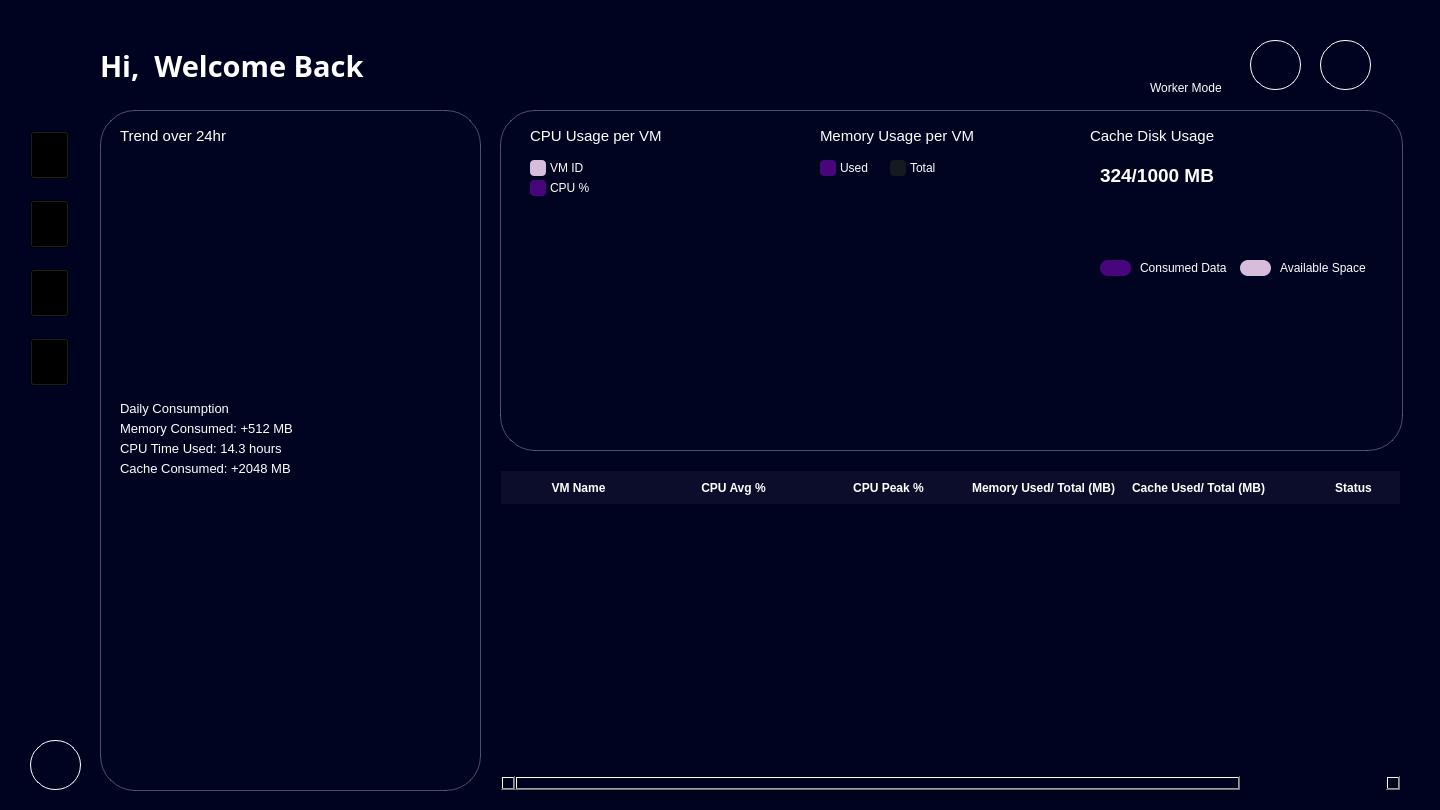
<?xml version="1.0" encoding="UTF-8"?>
<ui version="4.0">
 <class>usage_dash</class>
 <widget class="QMainWindow" name="usage_dash">
  <property name="geometry">
   <rect>
    <x>0</x>
    <y>0</y>
    <width>1440</width>
    <height>810</height>
   </rect>
  </property>
  <property name="minimumSize">
   <size>
    <width>1440</width>
    <height>810</height>
   </size>
  </property>
  <property name="maximumSize">
   <size>
    <width>1440</width>
    <height>810</height>
   </size>
  </property>
  <property name="windowTitle">
   <string>CrowdCloud</string>
  </property>
  <widget class="QWidget" name="centralwidget">
   <property name="enabled">
    <bool>true</bool>
   </property>
   <property name="minimumSize">
    <size>
     <width>1440</width>
     <height>810</height>
    </size>
   </property>
   <property name="maximumSize">
    <size>
     <width>1440</width>
     <height>810</height>
    </size>
   </property>
   <property name="styleSheet">
    <string notr="true">background-color: rgb(0, 3, 31);</string>
   </property>
   <widget class="QWidget" name="horizontalLayoutWidget">
    <property name="geometry">
     <rect>
      <x>0</x>
      <y>0</y>
      <width>2</width>
      <height>2</height>
     </rect>
    </property>
    <layout class="QHBoxLayout" name="horizontalLayout"/>
   </widget>
   <widget class="QLabel" name="logo">
    <property name="geometry">
     <rect>
      <x>30</x>
      <y>40</y>
      <width>52</width>
      <height>41</height>
     </rect>
    </property>
    <property name="autoFillBackground">
     <bool>false</bool>
    </property>
    <property name="styleSheet">
     <string notr="true">background: transparent;</string>
    </property>
    <property name="text">
     <string/>
    </property>
    <property name="pixmap">
     <pixmap>../../../../../../../Downloads/signup1logo.svg</pixmap>
    </property>
   </widget>
   <widget class="QLabel" name="welcome_label">
    <property name="geometry">
     <rect>
      <x>100</x>
      <y>50</y>
      <width>461</width>
      <height>31</height>
     </rect>
    </property>
    <property name="font">
     <font>
      <family>Century Gothic</family>
      <pointsize>22</pointsize>
      <weight>75</weight>
      <bold>true</bold>
     </font>
    </property>
    <property name="styleSheet">
     <string notr="true">background: transparent;
color: white;

</string>
    </property>
    <property name="text">
     <string>Hi,  Welcome Back</string>
    </property>
   </widget>
   <widget class="QLabel" name="cpu_usage">
    <property name="geometry">
     <rect>
      <x>530</x>
      <y>120</y>
      <width>141</width>
      <height>31</height>
     </rect>
    </property>
    <property name="font">
     <font>
      <family>Segoe UI</family>
      <pointsize>11</pointsize>
      <weight>50</weight>
      <bold>false</bold>
     </font>
    </property>
    <property name="styleSheet">
     <string notr="true">color: white;
background: transparent;

</string>
    </property>
    <property name="text">
     <string>CPU Usage per VM</string>
    </property>
   </widget>
   <widget class="QLabel" name="usage_con">
    <property name="geometry">
     <rect>
      <x>500</x>
      <y>110</y>
      <width>903</width>
      <height>341</height>
     </rect>
    </property>
    <property name="styleSheet">
     <string notr="true">QLabel {
	background-color: rgba(20, 20, 50, 10);
    border: 1px solid rgba(255, 255, 255, 0.3);
    border-radius: 35px;
    padding: 8px;
    color: white;
    font-family: &quot;Segoe UI&quot;;
    font-size: 13px;
}

QLabel:focus {
    border: 1px solid #7D5FFF;
    box-shadow: 0px 0px 8px #7D5FFF;
}
</string>
    </property>
    <property name="text">
     <string/>
    </property>
   </widget>
   <widget class="QWidget" name="verticalLayoutWidget">
    <property name="geometry">
     <rect>
      <x>30</x>
      <y>110</y>
      <width>43</width>
      <height>301</height>
     </rect>
    </property>
    <layout class="QVBoxLayout" name="verticalLayout">
     <property name="spacing">
      <number>0</number>
     </property>
     <item>
      <widget class="QToolButton" name="dash_bt">
       <property name="sizePolicy">
        <sizepolicy hsizetype="Fixed" vsizetype="Fixed">
         <horstretch>15</horstretch>
         <verstretch>15</verstretch>
        </sizepolicy>
       </property>
       <property name="styleSheet">
        <string notr="true">background: transparent;</string>
       </property>
       <property name="text">
        <string/>
       </property>
       <property name="icon">
        <iconset>
         <normaloff>../../../../../Downloads/dashboard.png</normaloff>../../../../../Downloads/dashboard.png</iconset>
       </property>
       <property name="iconSize">
        <size>
         <width>31</width>
         <height>41</height>
        </size>
       </property>
      </widget>
     </item>
     <item>
      <widget class="QToolButton" name="sys_bt">
       <property name="sizePolicy">
        <sizepolicy hsizetype="Fixed" vsizetype="Fixed">
         <horstretch>15</horstretch>
         <verstretch>15</verstretch>
        </sizepolicy>
       </property>
       <property name="styleSheet">
        <string notr="true">background: transparent;</string>
       </property>
       <property name="text">
        <string/>
       </property>
       <property name="icon">
        <iconset>
         <normaloff>../../../../../Downloads/system.png</normaloff>../../../../../Downloads/system.png</iconset>
       </property>
       <property name="iconSize">
        <size>
         <width>31</width>
         <height>41</height>
        </size>
       </property>
      </widget>
     </item>
     <item>
      <widget class="QToolButton" name="job_bt">
       <property name="sizePolicy">
        <sizepolicy hsizetype="Fixed" vsizetype="Fixed">
         <horstretch>15</horstretch>
         <verstretch>15</verstretch>
        </sizepolicy>
       </property>
       <property name="styleSheet">
        <string notr="true">background: transparent;</string>
       </property>
       <property name="text">
        <string/>
       </property>
       <property name="icon">
        <iconset>
         <normaloff>../../../../../Downloads/jobs.png</normaloff>../../../../../Downloads/jobs.png</iconset>
       </property>
       <property name="iconSize">
        <size>
         <width>31</width>
         <height>41</height>
        </size>
       </property>
      </widget>
     </item>
     <item>
      <widget class="QToolButton" name="earning_bt">
       <property name="sizePolicy">
        <sizepolicy hsizetype="Fixed" vsizetype="Fixed">
         <horstretch>15</horstretch>
         <verstretch>15</verstretch>
        </sizepolicy>
       </property>
       <property name="styleSheet">
        <string notr="true">background: transparent;</string>
       </property>
       <property name="text">
        <string/>
       </property>
       <property name="icon">
        <iconset>
         <normaloff>../../../../../Downloads/earnings.png</normaloff>../../../../../Downloads/earnings.png</iconset>
       </property>
       <property name="iconSize">
        <size>
         <width>31</width>
         <height>41</height>
        </size>
       </property>
      </widget>
     </item>
    </layout>
   </widget>
   <widget class="QToolButton" name="settings_bt">
    <property name="geometry">
     <rect>
      <x>30</x>
      <y>740</y>
      <width>51</width>
      <height>50</height>
     </rect>
    </property>
    <property name="sizePolicy">
     <sizepolicy hsizetype="Fixed" vsizetype="Fixed">
      <horstretch>15</horstretch>
      <verstretch>15</verstretch>
     </sizepolicy>
    </property>
    <property name="styleSheet">
     <string notr="true">QToolButton {
    background: transparent;       /* no fill */
    color: white;                  /* icon/text color */
    border: 1px solid #ffffff;     /* white border */
    border-radius: 25px;           /* make it round (half of width/height) */
    padding: 3px;                  /* space inside */
}
</string>
    </property>
    <property name="text">
     <string/>
    </property>
    <property name="icon">
     <iconset>
      <normaloff>../../../../../Downloads/settings.png</normaloff>../../../../../Downloads/settings.png</iconset>
    </property>
    <property name="iconSize">
     <size>
      <width>35</width>
      <height>35</height>
     </size>
    </property>
   </widget>
   <widget class="QLabel" name="trend_con">
    <property name="geometry">
     <rect>
      <x>100</x>
      <y>110</y>
      <width>381</width>
      <height>681</height>
     </rect>
    </property>
    <property name="styleSheet">
     <string notr="true">QLabel {
	background-color: rgba(20, 20, 50, 10);
    border: 1px solid rgba(255, 255, 255, 0.3);
    border-radius: 35px;
    padding: 8px;
    color: white;
    font-family: &quot;Segoe UI&quot;;
    font-size: 13px;
}

QLabel:focus {
    border: 1px solid #7D5FFF;
    box-shadow: 0px 0px 8px #7D5FFF;
}
</string>
    </property>
    <property name="text">
     <string/>
    </property>
   </widget>
   <widget class="QLabel" name="memory_usage">
    <property name="geometry">
     <rect>
      <x>820</x>
      <y>120</y>
      <width>171</width>
      <height>31</height>
     </rect>
    </property>
    <property name="font">
     <font>
      <family>Segoe UI</family>
      <pointsize>11</pointsize>
      <weight>50</weight>
      <bold>false</bold>
     </font>
    </property>
    <property name="styleSheet">
     <string notr="true">color: white;
background: transparent;

</string>
    </property>
    <property name="text">
     <string>Memory Usage per VM</string>
    </property>
   </widget>
   <widget class="QLabel" name="cache_usage">
    <property name="geometry">
     <rect>
      <x>1090</x>
      <y>120</y>
      <width>141</width>
      <height>31</height>
     </rect>
    </property>
    <property name="font">
     <font>
      <family>Segoe UI</family>
      <pointsize>11</pointsize>
      <weight>50</weight>
      <bold>false</bold>
     </font>
    </property>
    <property name="styleSheet">
     <string notr="true">color: white;
background: transparent;
</string>
    </property>
    <property name="text">
     <string>Cache Disk Usage</string>
    </property>
   </widget>
   <widget class="QLabel" name="trend_over24hr">
    <property name="geometry">
     <rect>
      <x>120</x>
      <y>120</y>
      <width>121</width>
      <height>31</height>
     </rect>
    </property>
    <property name="font">
     <font>
      <family>Segoe UI</family>
      <pointsize>11</pointsize>
      <weight>50</weight>
      <bold>false</bold>
     </font>
    </property>
    <property name="styleSheet">
     <string notr="true">color: white;
background: transparent;
</string>
    </property>
    <property name="text">
     <string>Trend over 24hr</string>
    </property>
   </widget>
   <widget class="QGraphicsView" name="trend_chart">
    <property name="geometry">
     <rect>
      <x>120</x>
      <y>170</y>
      <width>341</width>
      <height>211</height>
     </rect>
    </property>
    <property name="styleSheet">
     <string notr="true">background: transparent;</string>
    </property>
   </widget>
   <widget class="QWidget" name="cpu_chart" native="true">
    <property name="geometry">
     <rect>
      <x>550</x>
      <y>210</y>
      <width>191</width>
      <height>191</height>
     </rect>
    </property>
    <property name="styleSheet">
     <string notr="true">background: transparent;
</string>
    </property>
   </widget>
   <widget class="QWidget" name="mem_chart" native="true">
    <property name="geometry">
     <rect>
      <x>840</x>
      <y>210</y>
      <width>191</width>
      <height>191</height>
     </rect>
    </property>
    <property name="styleSheet">
     <string notr="true">background: transparent;
</string>
    </property>
   </widget>
   <widget class="QWidget" name="cache_chart" native="true">
    <property name="geometry">
     <rect>
      <x>1100</x>
      <y>210</y>
      <width>251</width>
      <height>31</height>
     </rect>
    </property>
    <property name="styleSheet">
     <string notr="true">background: transparent;
</string>
    </property>
   </widget>
   <widget class="QToolButton" name="prof_button">
    <property name="geometry">
     <rect>
      <x>1320</x>
      <y>40</y>
      <width>51</width>
      <height>50</height>
     </rect>
    </property>
    <property name="sizePolicy">
     <sizepolicy hsizetype="Fixed" vsizetype="Fixed">
      <horstretch>15</horstretch>
      <verstretch>15</verstretch>
     </sizepolicy>
    </property>
    <property name="styleSheet">
     <string notr="true">QToolButton {
    background: transparent;       /* no fill */
    color: white;                  /* icon/text color */
    border: 1px solid #ffffff;     /* white border */
    border-radius: 25px;           /* make it round (half of width/height) */
    padding: 3px;                  /* space inside */
}
</string>
    </property>
    <property name="text">
     <string/>
    </property>
    <property name="icon">
     <iconset>
      <normaloff>../../../../../Downloads/Profile.png</normaloff>../../../../../Downloads/Profile.png</iconset>
    </property>
    <property name="iconSize">
     <size>
      <width>35</width>
      <height>35</height>
     </size>
    </property>
   </widget>
   <widget class="QToolButton" name="notif_button">
    <property name="geometry">
     <rect>
      <x>1250</x>
      <y>40</y>
      <width>51</width>
      <height>50</height>
     </rect>
    </property>
    <property name="sizePolicy">
     <sizepolicy hsizetype="Fixed" vsizetype="Fixed">
      <horstretch>15</horstretch>
      <verstretch>15</verstretch>
     </sizepolicy>
    </property>
    <property name="styleSheet">
     <string notr="true">QToolButton {
    background: transparent;       /* no fill */
    color: white;                  /* icon/text color */
    border: 1px solid #ffffff;     /* white border */
    border-radius: 25px;           /* make it round (half of width/height) */
    padding: 3px;                  /* space inside */
}
</string>
    </property>
    <property name="text">
     <string/>
    </property>
    <property name="icon">
     <iconset>
      <normaloff>../../../../../Downloads/CC Desktop UI (14)/Login/Communication/Notification.png</normaloff>../../../../../Downloads/CC Desktop UI (14)/Login/Communication/Notification.png</iconset>
    </property>
    <property name="iconSize">
     <size>
      <width>35</width>
      <height>35</height>
     </size>
    </property>
   </widget>
   <widget class="QWidget" name="toggle_switch" native="true">
    <property name="geometry">
     <rect>
      <x>1140</x>
      <y>50</y>
      <width>91</width>
      <height>21</height>
     </rect>
    </property>
    <property name="styleSheet">
     <string notr="true">background: transparent;</string>
    </property>
   </widget>
   <widget class="QLabel" name="workerM_label">
    <property name="geometry">
     <rect>
      <x>1150</x>
      <y>80</y>
      <width>81</width>
      <height>16</height>
     </rect>
    </property>
    <property name="font">
     <font>
      <family>Segoe UI</family>
      <pointsize>9</pointsize>
      <weight>50</weight>
      <bold>false</bold>
     </font>
    </property>
    <property name="styleSheet">
     <string notr="true">color: white;
background: transparent;

</string>
    </property>
    <property name="text">
     <string>Worker Mode</string>
    </property>
   </widget>
   <widget class="QLabel" name="consumed_data">
    <property name="geometry">
     <rect>
      <x>1140</x>
      <y>260</y>
      <width>91</width>
      <height>16</height>
     </rect>
    </property>
    <property name="font">
     <font>
      <family>Segoe UI</family>
      <pointsize>9</pointsize>
      <weight>50</weight>
      <bold>false</bold>
     </font>
    </property>
    <property name="styleSheet">
     <string notr="true">color: white;
background: transparent;

</string>
    </property>
    <property name="text">
     <string>Consumed Data</string>
    </property>
   </widget>
   <widget class="QLabel" name="avail_space">
    <property name="geometry">
     <rect>
      <x>1280</x>
      <y>260</y>
      <width>91</width>
      <height>16</height>
     </rect>
    </property>
    <property name="font">
     <font>
      <family>Segoe UI</family>
      <pointsize>9</pointsize>
      <weight>50</weight>
      <bold>false</bold>
     </font>
    </property>
    <property name="styleSheet">
     <string notr="true">color: white;
background: transparent;

</string>
    </property>
    <property name="text">
     <string>Available Space</string>
    </property>
   </widget>
   <widget class="QLabel" name="memo_used">
    <property name="geometry">
     <rect>
      <x>840</x>
      <y>160</y>
      <width>31</width>
      <height>16</height>
     </rect>
    </property>
    <property name="font">
     <font>
      <family>Segoe UI</family>
      <pointsize>9</pointsize>
      <weight>50</weight>
      <bold>false</bold>
     </font>
    </property>
    <property name="styleSheet">
     <string notr="true">color: white;
background: transparent;
</string>
    </property>
    <property name="text">
     <string>Used</string>
    </property>
   </widget>
   <widget class="QLabel" name="memo_total">
    <property name="geometry">
     <rect>
      <x>910</x>
      <y>160</y>
      <width>31</width>
      <height>16</height>
     </rect>
    </property>
    <property name="font">
     <font>
      <family>Segoe UI</family>
      <pointsize>9</pointsize>
      <weight>50</weight>
      <bold>false</bold>
     </font>
    </property>
    <property name="styleSheet">
     <string notr="true">color: white;
background-color: transparent;
</string>
    </property>
    <property name="text">
     <string>Total</string>
    </property>
   </widget>
   <widget class="QLabel" name="vm_id">
    <property name="geometry">
     <rect>
      <x>550</x>
      <y>160</y>
      <width>91</width>
      <height>16</height>
     </rect>
    </property>
    <property name="font">
     <font>
      <family>Segoe UI</family>
      <pointsize>9</pointsize>
      <weight>50</weight>
      <bold>false</bold>
     </font>
    </property>
    <property name="styleSheet">
     <string notr="true">color: white;
background: transparent;

</string>
    </property>
    <property name="text">
     <string>VM ID</string>
    </property>
   </widget>
   <widget class="QLabel" name="cpu_perce">
    <property name="geometry">
     <rect>
      <x>550</x>
      <y>180</y>
      <width>91</width>
      <height>16</height>
     </rect>
    </property>
    <property name="font">
     <font>
      <family>Segoe UI</family>
      <pointsize>9</pointsize>
      <weight>50</weight>
      <bold>false</bold>
     </font>
    </property>
    <property name="styleSheet">
     <string notr="true">color: white;
background: transparent;

</string>
    </property>
    <property name="text">
     <string>CPU %</string>
    </property>
   </widget>
   <widget class="QLabel" name="diskusage_label">
    <property name="geometry">
     <rect>
      <x>1100</x>
      <y>160</y>
      <width>211</width>
      <height>31</height>
     </rect>
    </property>
    <property name="font">
     <font>
      <family>Segoe UI</family>
      <pointsize>14</pointsize>
      <weight>75</weight>
      <bold>true</bold>
     </font>
    </property>
    <property name="styleSheet">
     <string notr="true">color: white;
background: transparent;

</string>
    </property>
    <property name="text">
     <string>324/1000 MB</string>
    </property>
   </widget>
   <widget class="QTableWidget" name="history_table">
    <property name="geometry">
     <rect>
      <x>500</x>
      <y>470</y>
      <width>901</width>
      <height>321</height>
     </rect>
    </property>
    <property name="styleSheet">
     <string notr="true">/* All header sections */
QHeaderView::section {
    background-color: rgba(20,20,50,0.6); 
    color: white;
    border: none;
    padding: 6px;
    font-weight: bold;
    border-radius: 0px;  /* reset, avoid pill-shape for all */
}

/* First column (round only left corner) */
QHeaderView::section:first {
    border-top-left-radius: 35px;
}

/* Last column (round only right corner) */
QHeaderView::section:last {
    border-top-right-radius: 35px;
}
</string>
    </property>
    <attribute name="horizontalHeaderDefaultSectionSize">
     <number>155</number>
    </attribute>
    <attribute name="horizontalHeaderStretchLastSection">
     <bool>true</bool>
    </attribute>
    <column>
     <property name="text">
      <string>VM Name</string>
     </property>
     <property name="font">
      <font>
       <family>Century Gothic</family>
      </font>
     </property>
    </column>
    <column>
     <property name="text">
      <string>CPU Avg %</string>
     </property>
    </column>
    <column>
     <property name="text">
      <string>CPU Peak %</string>
     </property>
    </column>
    <column>
     <property name="text">
      <string>Memory Used/ Total (MB)</string>
     </property>
    </column>
    <column>
     <property name="text">
      <string>Cache Used/ Total (MB)</string>
     </property>
    </column>
    <column>
     <property name="text">
      <string>Status</string>
     </property>
    </column>
   </widget>
   <widget class="QLabel" name="daily_consump">
    <property name="geometry">
     <rect>
      <x>120</x>
      <y>400</y>
      <width>121</width>
      <height>16</height>
     </rect>
    </property>
    <property name="font">
     <font>
      <family>Segoe UI</family>
      <pointsize>10</pointsize>
      <weight>50</weight>
      <bold>false</bold>
     </font>
    </property>
    <property name="styleSheet">
     <string notr="true">color: white;
background: transparent;

</string>
    </property>
    <property name="text">
     <string>Daily Consumption</string>
    </property>
   </widget>
   <widget class="QLabel" name="memcon_label">
    <property name="geometry">
     <rect>
      <x>120</x>
      <y>420</y>
      <width>181</width>
      <height>16</height>
     </rect>
    </property>
    <property name="font">
     <font>
      <family>Segoe UI</family>
      <pointsize>10</pointsize>
      <weight>50</weight>
      <bold>false</bold>
     </font>
    </property>
    <property name="styleSheet">
     <string notr="true">color: white;
background: transparent;

</string>
    </property>
    <property name="text">
     <string>Memory Consumed: +512 MB</string>
    </property>
   </widget>
   <widget class="QLabel" name="cputime_label">
    <property name="geometry">
     <rect>
      <x>120</x>
      <y>440</y>
      <width>171</width>
      <height>16</height>
     </rect>
    </property>
    <property name="font">
     <font>
      <family>Segoe UI</family>
      <pointsize>10</pointsize>
      <weight>50</weight>
      <bold>false</bold>
     </font>
    </property>
    <property name="styleSheet">
     <string notr="true">color: white;
background: transparent;

</string>
    </property>
    <property name="text">
     <string>CPU Time Used: 14.3 hours</string>
    </property>
   </widget>
   <widget class="QLabel" name="cachecon_label">
    <property name="geometry">
     <rect>
      <x>120</x>
      <y>460</y>
      <width>181</width>
      <height>16</height>
     </rect>
    </property>
    <property name="font">
     <font>
      <family>Segoe UI</family>
      <pointsize>10</pointsize>
      <weight>50</weight>
      <bold>false</bold>
     </font>
    </property>
    <property name="styleSheet">
     <string notr="true">color: white;
background: transparent;
</string>
    </property>
    <property name="text">
     <string>Cache Consumed: +2048 MB</string>
    </property>
   </widget>
   <widget class="QLabel" name="icon_1">
    <property name="geometry">
     <rect>
      <x>530</x>
      <y>160</y>
      <width>16</width>
      <height>16</height>
     </rect>
    </property>
    <property name="styleSheet">
     <string notr="true">border-radius: 4px;
background-color: #D6BDDC;</string>
    </property>
    <property name="text">
     <string/>
    </property>
   </widget>
   <widget class="QLabel" name="icon_2">
    <property name="geometry">
     <rect>
      <x>530</x>
      <y>180</y>
      <width>16</width>
      <height>16</height>
     </rect>
    </property>
    <property name="styleSheet">
     <string notr="true">border-radius: 4px;
background-color: #49067C;</string>
    </property>
    <property name="text">
     <string/>
    </property>
   </widget>
   <widget class="QLabel" name="icon_3">
    <property name="geometry">
     <rect>
      <x>820</x>
      <y>160</y>
      <width>16</width>
      <height>16</height>
     </rect>
    </property>
    <property name="styleSheet">
     <string notr="true">border-radius: 4px;
background-color: #49067C;</string>
    </property>
    <property name="text">
     <string/>
    </property>
   </widget>
   <widget class="QLabel" name="icon_4">
    <property name="geometry">
     <rect>
      <x>890</x>
      <y>160</y>
      <width>16</width>
      <height>16</height>
     </rect>
    </property>
    <property name="styleSheet">
     <string notr="true">border-radius: 4px;
background-color: #151A20;</string>
    </property>
    <property name="text">
     <string/>
    </property>
   </widget>
   <widget class="QLabel" name="icon_5">
    <property name="geometry">
     <rect>
      <x>1100</x>
      <y>260</y>
      <width>31</width>
      <height>16</height>
     </rect>
    </property>
    <property name="styleSheet">
     <string notr="true">border-radius: 8px;
background-color: #49067C;</string>
    </property>
    <property name="text">
     <string/>
    </property>
   </widget>
   <widget class="QLabel" name="icon_6">
    <property name="geometry">
     <rect>
      <x>1240</x>
      <y>260</y>
      <width>31</width>
      <height>16</height>
     </rect>
    </property>
    <property name="styleSheet">
     <string notr="true">border-radius: 8px;
background-color: #D6BDDC;</string>
    </property>
    <property name="text">
     <string/>
    </property>
   </widget>
   <zorder>usage_con</zorder>
   <zorder>horizontalLayoutWidget</zorder>
   <zorder>logo</zorder>
   <zorder>welcome_label</zorder>
   <zorder>cpu_usage</zorder>
   <zorder>verticalLayoutWidget</zorder>
   <zorder>settings_bt</zorder>
   <zorder>trend_con</zorder>
   <zorder>memory_usage</zorder>
   <zorder>cache_usage</zorder>
   <zorder>trend_over24hr</zorder>
   <zorder>trend_chart</zorder>
   <zorder>cpu_chart</zorder>
   <zorder>mem_chart</zorder>
   <zorder>cache_chart</zorder>
   <zorder>prof_button</zorder>
   <zorder>notif_button</zorder>
   <zorder>toggle_switch</zorder>
   <zorder>workerM_label</zorder>
   <zorder>consumed_data</zorder>
   <zorder>avail_space</zorder>
   <zorder>memo_used</zorder>
   <zorder>memo_total</zorder>
   <zorder>vm_id</zorder>
   <zorder>cpu_perce</zorder>
   <zorder>diskusage_label</zorder>
   <zorder>history_table</zorder>
   <zorder>daily_consump</zorder>
   <zorder>memcon_label</zorder>
   <zorder>cputime_label</zorder>
   <zorder>cachecon_label</zorder>
   <zorder>icon_1</zorder>
   <zorder>icon_2</zorder>
   <zorder>icon_3</zorder>
   <zorder>icon_4</zorder>
   <zorder>icon_5</zorder>
   <zorder>icon_6</zorder>
  </widget>
 </widget>
 <resources/>
 <connections/>
</ui>
